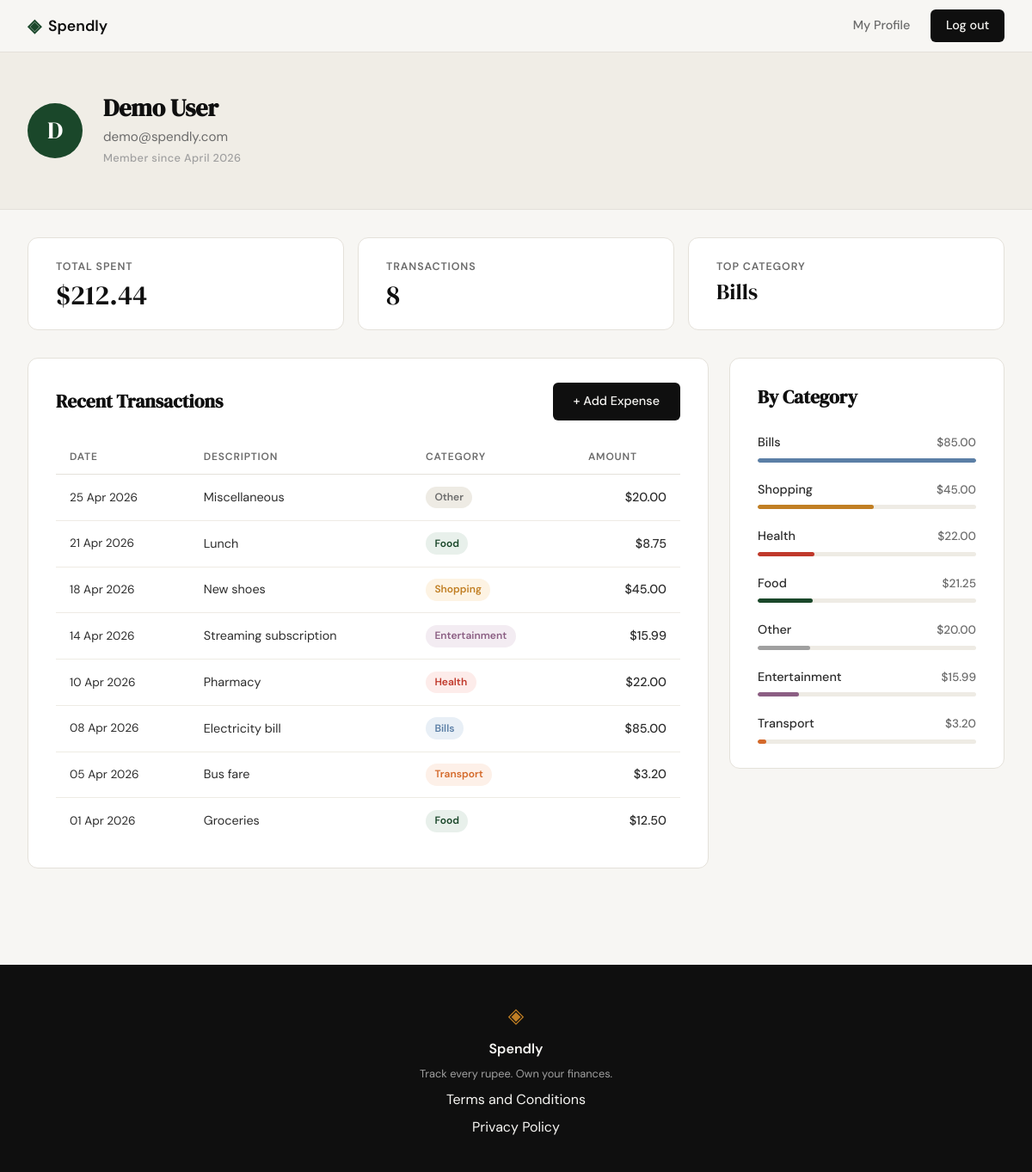
Screenshot of /profile (signed in) with the database file from the repository.
### tables this page shows
CREATE TABLE users (
                id            INTEGER PRIMARY KEY AUTOINCREMENT,
                name          TEXT    NOT NULL,
                email         TEXT    NOT NULL UNIQUE,
                password_hash TEXT    NOT NULL,
                created_at    TEXT    DEFAULT (datetime('now'))
            );

CREATE TABLE expenses (
                id          INTEGER PRIMARY KEY AUTOINCREMENT,
                user_id     INTEGER NOT NULL REFERENCES users(id) ON DELETE CASCADE,
                amount      REAL    NOT NULL,
                category    TEXT    NOT NULL,
                date        TEXT    NOT NULL,
                description TEXT,
                created_at  TEXT    DEFAULT (datetime('now'))
            );

### app.py (the view)
@app.route("/profile")
def profile():
    if not session.get("user_id"):
        return redirect(url_for("login"))
    user = get_user_by_id(session["user_id"])
    if user is None:
        abort(404)
    expenses = get_expenses_by_user(session["user_id"])
    total_spend = sum(e["amount"] for e in expenses) if expenses else 0.0
    member_since = datetime.strptime(user["created_at"][:10], "%Y-%m-%d").strftime("%B %Y")
    cat_totals_map = {}
    for e in expenses:
        cat = e["category"]
        cat_totals_map[cat] = cat_totals_map.get(cat, 0.0) + e["amount"]
    category_totals = sorted(cat_totals_map.items(), key=lambda x: x[1], reverse=True)
    top_category = category_totals[0][0] if category_totals else "—"
    return render_template(
        "profile.html",
        user=user,
        expenses=expenses,
        total_spend=total_spend,
        member_since=member_since,
        category_totals=category_totals,
        top_category=top_category,
    )

### app.py (called while the page is built)
@app.template_filter('fmt_date')
def fmt_date_filter(value):
    try:
        return datetime.strptime(value, "%Y-%m-%d").strftime("%d %b %Y")
    except (ValueError, TypeError):
        return value

### database/db.py (called while the page is built)
def get_db():
    conn = sqlite3.connect(DB_PATH)
    conn.row_factory = sqlite3.Row
    conn.execute("PRAGMA foreign_keys = ON")
    return conn

def get_user_by_id(user_id):
    conn = get_db()
    user = conn.execute(
        "SELECT * FROM users WHERE id = ?",
        (user_id,)
    ).fetchone()
    conn.close()
    return user

def get_expenses_by_user(user_id):
    conn = get_db()
    expenses = conn.execute(
        "SELECT * FROM expenses WHERE user_id = ? ORDER BY date DESC",
        (user_id,)
    ).fetchall()
    conn.close()
    return expenses

### templates/profile.html (shortened to what this page needs)
{% extends "base.html" %}
{% block head %}
<link rel="stylesheet" href="{{ url_for('static', filename='css/profile.css') }}">
{% endblock %}
{% block content %}
<div class="profile-page">
    <section class="profile-hero">
        <div class="profile-hero-inner">
            <div class="profile-avatar">{{ user.name[0]|upper }}</div>
            <div class="profile-info">
                <h1 class="profile-name">{{ user.name }}</h1>
                <p class="profile-email">{{ user.email }}</p>
                <p class="profile-since">Member since {{ member_since }}</p>
            </div>
        </div>
    </section>
    <section class="profile-stats">
        <div class="profile-stats-inner">
            <div class="stat-card">
                <span class="stat-label">Total Spent</span>
                <span class="stat-value">${{ "%.2f"|format(total_spend) }}</span>
            </div>
            <div class="stat-card">
                <span class="stat-label">Transactions</span>
                <span class="stat-value">{{ expenses|length }}</span>
            </div>
            <div class="stat-card">
                <span class="stat-label">Top Category</span>
                <span class="stat-value stat-value--category">{{ top_category }}</span>
            </div>
        </div>
    </section>
    <section class="profile-main-section">
        <div class="profile-main-inner">
            <div class="transactions-card">
                <div class="transactions-header">
                    <h2 class="transactions-title">Recent Transactions</h2>
                    <a href="{{ url_for('add_expense') }}" class="btn-primary">+ Add Expense</a>
                </div>
                {% if expenses %}
                <div class="table-wrap">
                    <table class="expenses-table">
                        <thead>
                            <tr>
                                <th>Date</th>
                                <th>Description</th>
                                <th>Category</th>
                                <th class="col-amount">Amount</th>
                            </tr>
                        </thead>
                        <tbody>
                            {% for e in expenses %}
                            <tr>
                                <td class="col-date">{{ e.date | fmt_date }}</td>
                                <td>{{ e.description or '—' }}</td>
                                <td><span class="category-badge cat-{{ e.category|lower }}">{{ e.category }}</span></td>
                                <td class="col-amount">${{ "%.2f"|format(e.amount) }}</td>
                            </tr>
                            {% endfor %}
                        </tbody>
                    </table>
                </div>
                {% else %}
                <div class="empty-state">
                    <p class="empty-state-text">No expenses yet — add your first one!</p>
                </div>
                {% endif %}
            </div>
            <div class="by-category-card">
                <h2 class="by-category-title">By Category</h2>
                {% if category_totals %}
                <div class="category-rows">
                    {% set max_amt = category_totals[0][1] %}
                    {% for cat_name, cat_amt in category_totals %}
                    {% set pct = (cat_amt / max_amt * 100)|round|int %}
                    <div class="cat-row">
                        <div class="cat-row-header">
                            <span class="cat-name">{{ cat_name }}</span>
                            <span class="cat-row-amount">${{ "%.2f"|format(cat_amt) }}</span>
                        </div>
                        <div class="cat-bar-track">
                            <div class="cat-bar bar-{{ cat_name|lower }}" style="width: {{ pct }}%"></div>
                        </div>
                    </div>
                    {% endfor %}
                </div>
                {% else %}
                <p class="empty-state-text">No data yet.</p>
                {% endif %}
            </div>
        </div>
    </section>
</div>
{% endblock %}

### static/css/style.css (style rules this page uses)
:root { --ink: #0f0f0f; --ink-soft: #2d2d2d; --ink-muted: #6b6b6b; --ink-faint: #a0a0a0; --paper: #f7f6f3; --paper-warm: #f0ede6; --paper-card: #ffffff; --accent: #1a472a; --accent-light: #e8f0eb; --accent-2: #c17f24; --accent-2-light: #fdf3e3; --danger: #c0392b; --danger-light: #fdecea; --border: #e4e1da; --border-soft: #eeebe4; --steel: #5b7fa6; --steel-light: #e8eff6; --mauve: #8b5e83; --mauve-light: #f3ecf2; --orange: #d4692a; --orange-light: #fdf0e8; --font-display: 'DM Serif Display', Georgia, serif; --font-body: 'DM Sans', system-ui, sans-serif; --max-width: 1200px; --auth-width: 440px; --radius-sm: 6px; --radius-md: 12px; --radius-lg: 20px; }
*, *::before, *::after { box-sizing: border-box; margin: 0; padding: 0; }
html { font-size: 16px; scroll-behavior: smooth; }
body { background: var(--paper); color: var(--ink); font-family: var(--font-body); font-size: 1rem; line-height: 1.6; -webkit-font-smoothing: antialiased; }
a { color: inherit; text-decoration: none; }
.btn-primary { display: inline-block; background: var(--ink); color: var(--paper); padding: 0.65rem 1.5rem; border-radius: var(--radius-sm); font-family: var(--font-body); font-size: 0.9rem; font-weight: 500; cursor: pointer; border: none; transition: background 0.2s; text-decoration: none; }

### rows the page displays
users: name "D", name "Demo User", email "demo@spendly.com"
expenses: category "Bills", date|fmt_date "08 Apr 2026", description "Electricity bill", amount "85.00"
expenses: date|fmt_date "25 Apr 2026", description "Miscellaneous", category "Other", amount "20.00"
expenses: date|fmt_date "21 Apr 2026", description "Lunch", category "Food", amount "8.75", cat_amt "21.25"
expenses: date|fmt_date "18 Apr 2026", description "New shoes", category "Shopping", amount "45.00"
expenses: date|fmt_date "14 Apr 2026", description "Streaming subscription", category "Entertainment", amount "15.99"
expenses: date|fmt_date "10 Apr 2026", description "Pharmacy", category "Health", amount "22.00"
expenses: date|fmt_date "05 Apr 2026", description "Bus fare", category "Transport", amount "3.20"
expenses: date|fmt_date "01 Apr 2026", description "Groceries", category "Food", amount "12.50"

### other values shown
{{ member_since }} "April 2026"
{{ "%.2f"|format(total_spend) }} "212.44"
{{ expenses|length }} "8"
